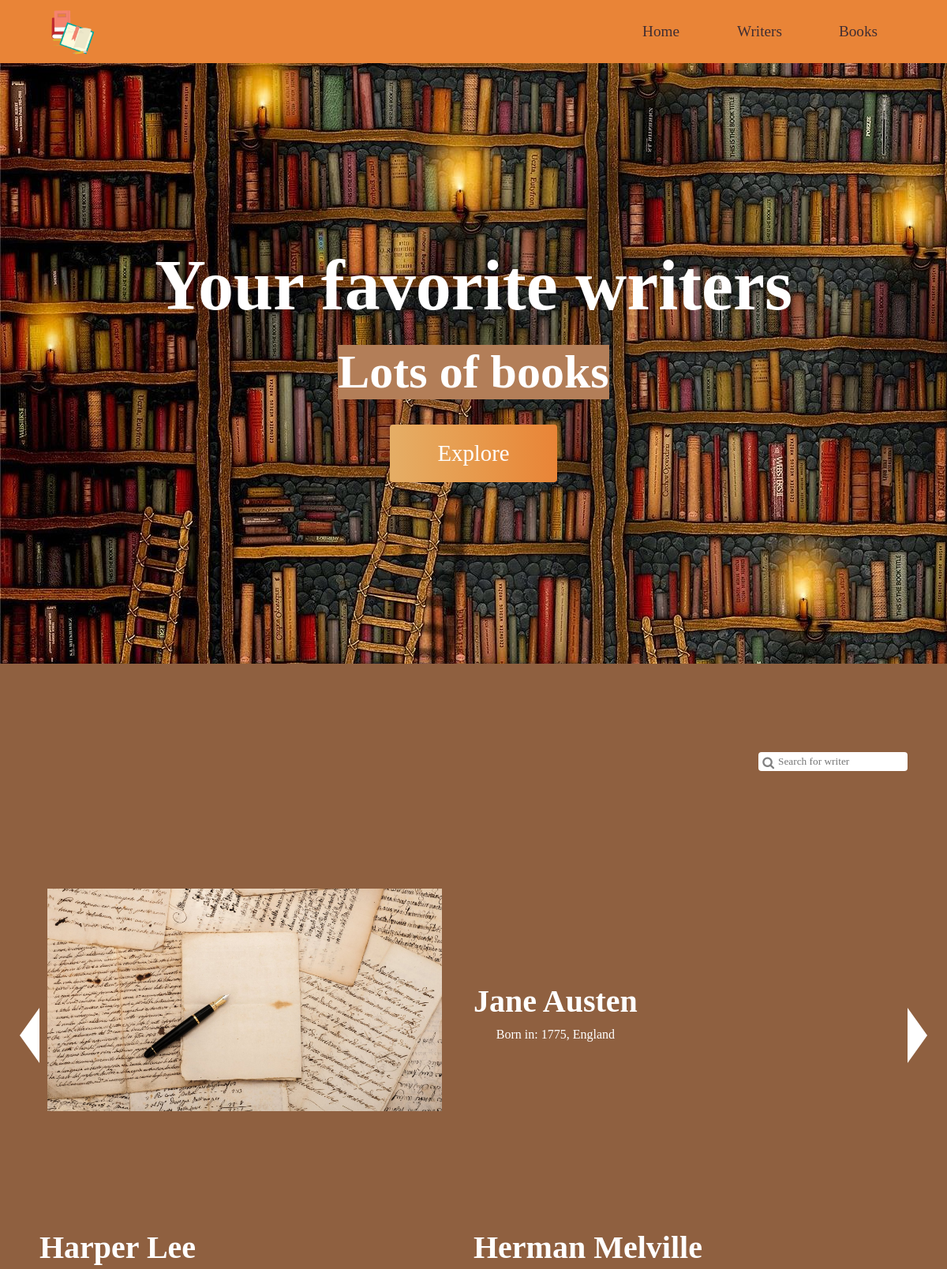
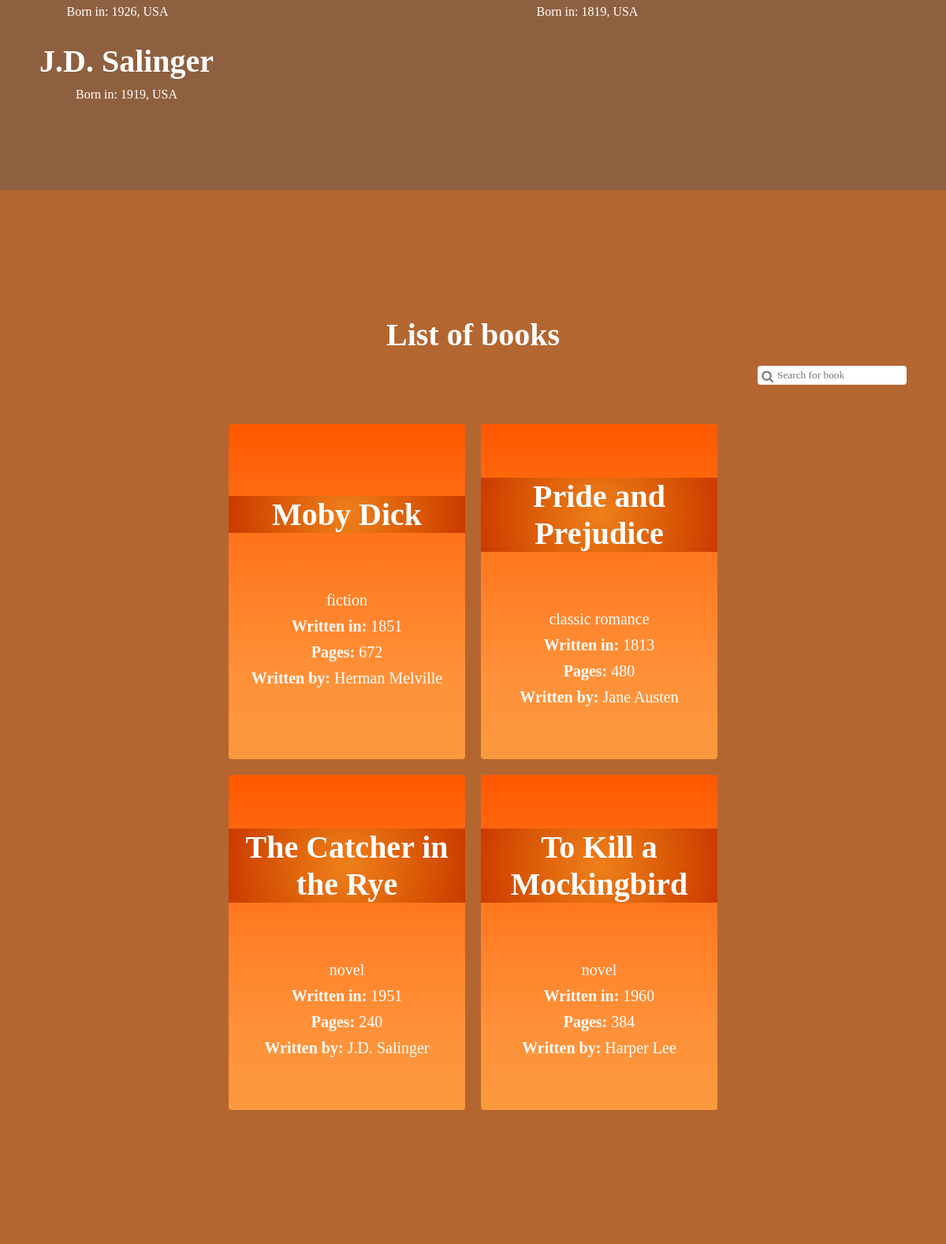
Page /shared/heading.php on the committed database (2 pictures, top to bottom).
### tables this page shows
CREATE TABLE `pisac` (
  `id` int(11) NOT NULL,
  `ime` varchar(50) NOT NULL,
  `prezime` varchar(50) NOT NULL,
  `godina_rodenja` int(11) NOT NULL,
  `drzava` varchar(50) NOT NULL
);

CREATE TABLE `knjiga` (
  `ISBN` bigint(20) NOT NULL,
  `naziv` varchar(50) NOT NULL,
  `kategorija` varchar(50) NOT NULL,
  `godina_izdavanja` int(11) NOT NULL,
  `broj_stranica` int(11) NOT NULL,
  `id_pisca` int(11) NOT NULL
);

### shared/heading.php (the view, shortened to what this page needs)
<?php require_once("shared/connecting_to_database.php");?>
<!DOCTYPE html>
<html lang="en">
<head>
    <link rel="stylesheet" href="styles/font-awesome.min.css" />
    <link rel="stylesheet" href="styles/style.css" />
</head>
<body>
    <nav class="navbar">
        <div class="navbar_container">
            <a href="#home" id="navbar_logo">
                <img src="images/logo.png" alt="logo" />
            </a>
            <ul class="navbar_menu">
                <li class="navbar_iteam">
                    <a href="#home" class="navbar_links" id="home-page">Home</a>
                </li>
                <li class="navbar_iteam">
                    <a href="#writers" class="navbar_links" id="writers-page">Writers</a>
                </li>
                <li class="navbar_iteam">
                    <a href="#books" class="navbar_links" id="books-page">Books</a>
                </li>
            </ul>
        </div>
    </nav>
    <div class="hero" id="home">
        <div class="hero_container">
            <h1 class="hero_heading">Your favorite writers</h1>
            <p class="hero_description">Lots of books</p>
            <button class="main_btn"><a href="#books">Explore</a></button>
        </div>
    </div>
    <div class="writers" id="writers">
        <div class="search-container">
            <i class="fa fa-search search-icon"></i>
            <input type="text" id="search-box" onkeyup="search()" placeholder="Search for writer" />
        </div>
        <div class="writers_container" id="writers_container">
            <div class="writers_img-container" id="writers_img-container">
                <div class="writers_img-card">
                    <img src="./images/writers.jpg" alt="writers">
                </div>
            </div>
            <div id="left-arrow" class="arrow"></div>
            <div id="container">
                <?php
                    $result = $mysqli->query("SELECT * FROM pisac  ORDER BY prezime, ime ") ;
                    while ($myrow=$result->fetch_row())
                    {
                        echo "<div class=writers_content id=writers_content><div class=writer> <h1>" .$myrow[1]. " " .$myrow[2]. "</h1>
                            <p> Born in: " .$myrow[3]. ", " .$myrow[4]. "</p>
                            </div></div>";
                    }
                ?>
            </div>
            <div id="right-arrow" class="arrow"></div>
        </div>
    </div>
    <div class="books" id="books">
        <h1>List of books</h1>
        <div class="search-container">
            <i class="fa fa-search search-icon"></i>
            <input type="text" id="search-box-book" onkeyup="Booksearch()" placeholder="Search for book" />
        </div>
        <div class="books_wrapper">
            <?php
                $result = $mysqli->query("SELECT * FROM knjiga JOIN pisac ON knjiga.id_pisca=pisac.id
                                                        ORDER BY knjiga.naziv ") ;
                while ($myrow=$result->fetch_row())
                {
                    echo "<div class=books_card> <h1>" .$myrow[1]. "</h1>
                            <p>" .$myrow[2]. "</p>
                            <p> <strong> Written in: </strong>" .$myrow[3]. "</p>
                            <p> <strong> Pages: </strong>".$myrow[4]. "</p>
                            <p> <strong> Written by: </strong>" .$myrow[7]. " " .$myrow[8]. "</p>
                        </div>";
                }
            ?>
        </div>
    </div>

### styles/style.css (style rules this page uses)
* { box-sizing: border-box; margin: 0; padding: 0; font-family: Georgia, "Times New Roman", Times, serif; scroll-behavior: smooth; }
.navbar { background: #e98437; height: 80px; display: flex; justify-content: center; align-items: center; font-size: 1.2rem; position: sticky; top: 0; z-index: 999; }
.navbar_container { display: flex; justify-content: space-between; height: 80px; z-index: 1; width: 100%; max-width: 1300px; margin: 0 auto; padding: 0 50px; }
#navbar_logo { cursor: pointer; }
#navbar_logo img { height: 80px; }
.navbar_menu { display: flex; align-items: center; list-style: none; }
.navbar_iteam { height: 80px; }
.navbar_links { color: #402e32; display: flex; align-items: center; justify-content: center; width: 125px; text-decoration: none; height: 100%; }
.hero { background-image: url(../images/background.jpg); padding: 200px 0; }
.hero_container { display: flex; flex-direction: column; justify-content: center; align-items: center; max-width: 1200px; margin: 0 auto; height: 90%; text-align: center; padding: 30px; }
.hero_heading { font-size: 90px; margin-bottom: 24px; color: #fff; }
.hero_description { font-size: 60px; font-weight: bold; color: #fff; background-color: #b37e58; }
.main_btn { font-size: 1.8rem; background-image: linear-gradient( to right, #e5ae66, #e6a459, #e79a4d, #e88f41, #e98437 ); padding: 20px 60px; border: none; border-radius: 4px; color: #fff; margin-top: 2rem; cursor: pointer; position: relative; transition: all 0.35s; outline: none; }
.main_btn a { position: relative; z-index: 2; color: #fff; text-decoration: none; }
.main_btn::after { position: absolute; content: ""; top: 0; left: 0; width: 0; height: 100%; background-image: linear-gradient( to right, #ff6300, #fc770f, #f88820, #f59831, #f2a643 ); transition: all 0.35s; border-radius: 4px; }
.writers { background-color: #8f6040; padding: 7rem 0; position: relative; }
.search-container { display: flex; justify-content: right; margin-right: 50px; margin-bottom: 30px; }
.search-container .search-icon { background-color: white; color: gray; height: 24px; padding: 5px 5px 0 5px; border-radius: 4px 0 0 4px; }
#search-box { border: none; border-radius: 0 4px 4px 0; }
#container { display: contents; }
.writers_container { display: grid; grid-template-columns: 1fr 1fr; align-items: center; justify-content: center; margin: 0 auto; height: 90%; z-index: 1; width: 100%; max-width: 1300px; padding: 0 50px; }
.writers_content { color: #fff; width: 100%; text-align: center; }
.writers_content h1 { font-size: 2.5rem; margin-bottom: 10px; margin-top: 30px; }
.writers_content p { font-size: 1rem; }
.writer { display: table; overflow: hidden; }
.arrow { cursor: pointer; position: absolute; width: 0; height: 0; border-style: solid; margin-top: -50px; font-size: 1rem; transition: transform 0.2s ease-in-out; transform: translateY(-50%); }
#left-arrow { border-width: 35px 25px 35px 0; border-color: transparent #fff transparent transparent; left: 0; margin-left: 25px; }
#right-arrow { border-width: 35px 0 35px 25px; border-color: transparent transparent transparent #fff; right: 0; margin-right: 25px; }
.writers_img-card { margin: 10px; height: 500px; width: 500px; border-radius: 4px; display: flex; flex-direction: column; justify-content: center; }
.books { background: #b46631; display: flex; flex-direction: column; justify-content: center; align-items: center; height: 100%; padding: 10rem 0; }
.books .search-container { align-self: flex-end; }
#search-box-book { border: none; border-radius: 0 4px 4px 0; }
.books h1 { color: #fff; background-size: 100%; margin-bottom: 1rem; font-size: 2.5rem; }
.books_card h1 { color: #fff; background-image: radial-gradient( circle, #ee801b, #e67012, #dd5f09, #d44d03, #cb3a00 ); background-size: 100%; margin-bottom: 4rem; font-size: 2.5rem; text-align: center; }
.books_wrapper { display: grid; grid-template-columns: 1fr 1fr 1fr 1fr; grid-template-rows: 1fr; }
.books_card { margin: 10px; height: 425px; width: 300px; border-radius: 4px; display: flex; flex-direction: column; justify-content: center; color: #fff; background-image: linear-gradient( to bottom, #ff5800, #ff6e15, #ff8027, #ff9139, #fa993e ); transition: 0.3s ease-in; }
.books_card p { text-align: center; margin-top: 10px; font-size: 20px; }
@media screen and (max-width: 1300px) { .books_wrapper { grid-template-columns: 1fr 1fr; margin-top: 10px; } }

### rows in the picture
pisac: ime "Jane", prezime "Austen", godina_rodenja "1775", drzava "England"
pisac: ime "Harper", prezime "Lee", godina_rodenja "1926", drzava "USA"
pisac: ime "Herman", prezime "Melville", godina_rodenja "1819", drzava "USA"
pisac: ime "J.D.", prezime "Salinger", godina_rodenja "1919", drzava "USA"
knjiga: naziv "Moby Dick", kategorija "fiction", godina_izdavanja "1851", broj_stranica "672", pisac.ime "Herman", pisac.prezime "Melville"
knjiga: naziv "Pride and Prejudice", kategorija "classic romance", godina_izdavanja "1813", broj_stranica "480", pisac.ime "Jane", pisac.prezime "Austen"
knjiga: naziv "The Catcher in the Rye", kategorija "novel", godina_izdavanja "1951", broj_stranica "240", pisac.ime "J.D.", pisac.prezime "Salinger"
knjiga: naziv "To Kill a Mockingbird", kategorija "novel", godina_izdavanja "1960", broj_stranica "384", pisac.ime "Harper", pisac.prezime "Lee"
